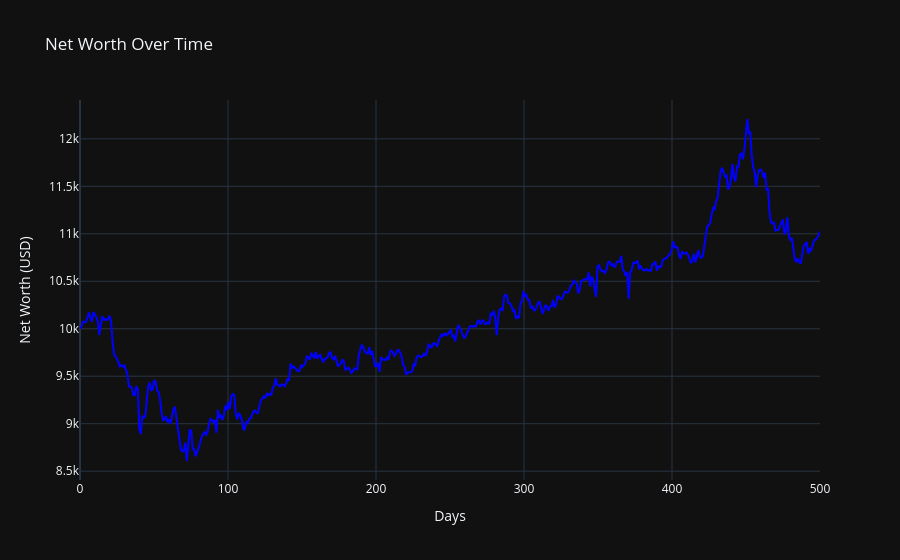

Write notebook code for a chart like this one.
### Code cell
import numpy as np
import pandas as pd
import tensorflow as tf
from tensorflow.keras.models import load_model
from tensorflow.keras.layers import Normalization
from tensorflow.keras.initializers import Orthogonal
from MockBroker import MockBroker


# Initialize the broker



# Dictionary to store test data and predictions


broker = MockBroker(cash, price)


# Load the test data
# Normalization layer (reusing the one from training)




for i in range(days):
    print(f"--- Day {i} ---")
    predictions = []

    for symbol in nifty_symbols:
        predictions.append((symbol, data_pred[symbol][i][0]))

    # Sort the predictions by the prediction value
    predictions.sort(key=lambda x: x[1], reverse=True)

    # Get the top 3 symbols with the highest prediction values
    top_3_symbols = predictions[:3]
    print(top_3_symbols)
    broker.sell_off_if_thres(i, loss_thres)



    for symbol, prediction in top_3_symbols[:3]:
        current_price = price[symbol][i]
        qty = np.floor(broker.Balance / (3*current_price))
        if prediction > threshold:
            broker.buy(symbol, current_price, qty)



x = np.linspace(0, days, days)  # 100 points between 0 and 10
y = broker.networth

fig = go.Figure()

# Add a line plot to the figure
fig.add_trace(go.Scatter(
    x=x,
    y=y,
    mode='lines',
    name='Net Worth',  # Legend label
    line=dict(color='blue', width=2)  # Line styling
))

# Add title and labels to the plot
fig.update_layout(
    title='Net Worth Over Time',
    xaxis_title='Days',
    yaxis_title='Net Worth (USD)',
    template='plotly_dark'  # Optional: Add a dark theme for the plot
)

# Show the plot
fig.show()

print(broker)

### Figure 1 — Plotly figure (JSON) as saved in the notebook; plotly's stock layout.template omitted (floating-point values rounded to 4 significant figures; data arrays with more than 128 entries replaced by an {"elided": "..."} marker saying what was removed)
{"data": [{"line": {"color": "blue", "width": 2}, "mode": "lines", "name": "Net Worth", "type": "scatter", "x": {"elided": "500 float values"}, "y": {"elided": "500 float values"}}], "layout": {"title": {"text": "Net Worth Over Time"}, "xaxis": {"title": {"text": "Days"}}, "yaxis": {"title": {"text": "Net Worth (USD)"}}}}
